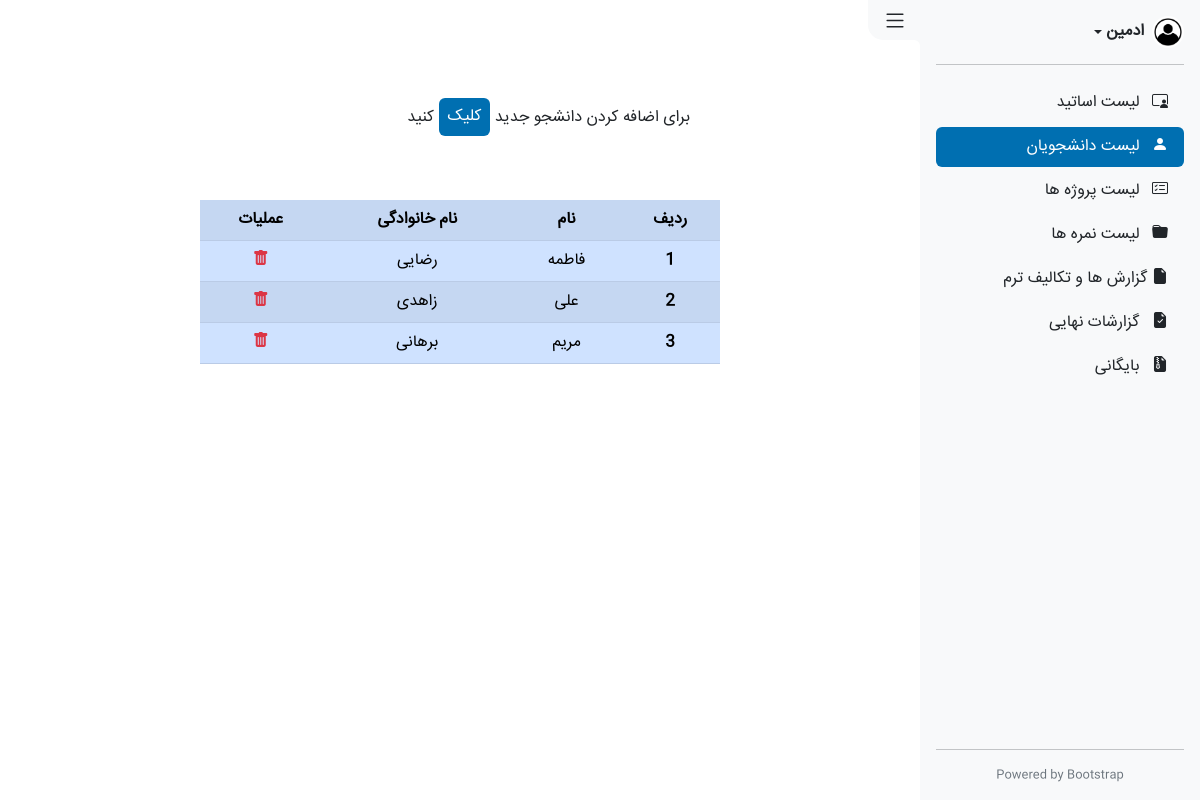
Screenshot of /administrators/students-list (signed in) with the database file from the repository.
### accounts/models.py (models this page shows, shortened)
class CollegeUsers(models.Model):
    user = models.OneToOneField(User, on_delete=models.CASCADE)
    firstname = models.CharField(max_length=150)
    lastname = models.CharField(max_length=150)
    project = models.ForeignKey(Project, models.SET_NULL, null=True, blank=True)
    is_teacher = models.BooleanField(default=False)
    is_student = models.BooleanField(default=True)

### administration/views.py (the view, shortened to what this page needs)
# urls.py: path('students-list', views.students_list, name="a_students_list"),
@login_required
def students_list(request):
    context = {
        'students': CollegeUsers.objects.filter(is_student=True, is_teacher=False),
        'active_tab': 'students_list',
    }
    return render(request, "administration/List Students.html", context)

### administration/templates/administration/List Students.html (shortened to what this page needs)
{% extends 'administration/includes/_layout.html' %}
{% load static %}
{% block content %}
<section class="main active-side">
    <div class="add">
        برای اضافه کردن دانشجو جدید
        <button type="button" class="btn btn-blue px-2" data-bs-toggle="modal" data-bs-target="#exampleModal">
            کلیک
        </button>
        کنید
    </div>
    <table class="table table-primary table-striped list-students">
        <tr>
            <th>ردیف</th>
            <th>نام</th>
            <th>نام خانوادگی</th>
            <th>عملیات</th>
        </tr>
        {% for student in students %}
        <tr>
            <th>{{ forloop.counter }}</th>
            <td>{{ student.firstname }}</td>
            <td>{{ student.lastname }}</td>
            <td>
                <a href="/administrators/students-list/delete/{{ student.id }}">
                    <i class="bi bi-trash-fill text-danger"></i>
                </a>
            </td>
        </tr>
        {% endfor %}
    </table>
</section>
{% endblock %}

### assets/Css/style.css (style rules this page uses)
*, *::before, *::after { margin: 0; padding: 0; box-sizing: border-box; font-family: 'IRANSans'; }
body { width: 100vw; min-height: 100vh; overflow-x: hidden; }
.main.active-side { width: calc(100vw - 280px); padding: 50px 20px; margin-right: auto; transition: .5s; }
.btn-blue { background-color: #006fb1; color: #fff; transition: .3s; }
.list-students { max-width: 520px; margin: 4rem auto; text-align: center; }
.add { max-width: 460px; margin: 3rem auto; }

### rows the page displays
CollegeUsers: firstname "فاطمه", lastname "رضایی"
CollegeUsers: firstname "علی", lastname "زاهدی"
CollegeUsers: firstname "مریم", lastname "برهانی"
